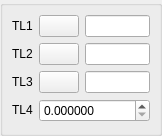
<?xml version="1.0" encoding="UTF-8"?>
<ui version="4.0">
 <class>DlgRef_3Sel1Spin_QTD</class>
 <widget class="QWidget" name="DlgRef_3Sel1Spin_QTD">
  <property name="geometry">
   <rect>
    <x>0</x>
    <y>0</y>
    <width>156</width>
    <height>136</height>
   </rect>
  </property>
  <property name="sizePolicy">
   <sizepolicy hsizetype="Preferred" vsizetype="Preferred">
    <horstretch>0</horstretch>
    <verstretch>0</verstretch>
   </sizepolicy>
  </property>
  <property name="windowTitle">
   <string/>
  </property>
  <layout class="QGridLayout">
   <property name="margin">
    <number>0</number>
   </property>
   <property name="spacing">
    <number>0</number>
   </property>
   <item row="0" column="0">
    <widget class="QGroupBox" name="GroupBox1">
     <property name="sizePolicy">
      <sizepolicy hsizetype="Preferred" vsizetype="Preferred">
       <horstretch>0</horstretch>
       <verstretch>0</verstretch>
      </sizepolicy>
     </property>
     <property name="title">
      <string/>
     </property>
     <layout class="QGridLayout">
      <property name="margin">
       <number>9</number>
      </property>
      <property name="spacing">
       <number>6</number>
      </property>
      <item row="0" column="0">
       <widget class="QLabel" name="TextLabel1">
        <property name="sizePolicy">
         <sizepolicy hsizetype="Fixed" vsizetype="Fixed">
          <horstretch>0</horstretch>
          <verstretch>0</verstretch>
         </sizepolicy>
        </property>
        <property name="text">
         <string>TL1</string>
        </property>
        <property name="wordWrap">
         <bool>false</bool>
        </property>
       </widget>
      </item>
      <item row="2" column="2">
       <widget class="QLineEdit" name="LineEdit3"/>
      </item>
      <item row="2" column="0">
       <widget class="QLabel" name="TextLabel3">
        <property name="sizePolicy">
         <sizepolicy hsizetype="Fixed" vsizetype="Fixed">
          <horstretch>0</horstretch>
          <verstretch>0</verstretch>
         </sizepolicy>
        </property>
        <property name="text">
         <string>TL3</string>
        </property>
        <property name="wordWrap">
         <bool>false</bool>
        </property>
       </widget>
      </item>
      <item row="0" column="1">
       <widget class="QPushButton" name="PushButton1">
        <property name="sizePolicy">
         <sizepolicy hsizetype="Fixed" vsizetype="Fixed">
          <horstretch>0</horstretch>
          <verstretch>0</verstretch>
         </sizepolicy>
        </property>
        <property name="text">
         <string/>
        </property>
       </widget>
      </item>
      <item row="3" column="0">
       <widget class="QLabel" name="TextLabel4">
        <property name="sizePolicy">
         <sizepolicy hsizetype="Fixed" vsizetype="Fixed">
          <horstretch>0</horstretch>
          <verstretch>0</verstretch>
         </sizepolicy>
        </property>
        <property name="text">
         <string>TL4</string>
        </property>
        <property name="wordWrap">
         <bool>false</bool>
        </property>
       </widget>
      </item>
      <item row="1" column="2">
       <widget class="QLineEdit" name="LineEdit2"/>
      </item>
      <item row="2" column="1">
       <widget class="QPushButton" name="PushButton3">
        <property name="sizePolicy">
         <sizepolicy hsizetype="Fixed" vsizetype="Fixed">
          <horstretch>0</horstretch>
          <verstretch>0</verstretch>
         </sizepolicy>
        </property>
        <property name="text">
         <string/>
        </property>
       </widget>
      </item>
      <item row="1" column="0">
       <widget class="QLabel" name="TextLabel2">
        <property name="sizePolicy">
         <sizepolicy hsizetype="Fixed" vsizetype="Fixed">
          <horstretch>0</horstretch>
          <verstretch>0</verstretch>
         </sizepolicy>
        </property>
        <property name="text">
         <string>TL2</string>
        </property>
        <property name="wordWrap">
         <bool>false</bool>
        </property>
       </widget>
      </item>
      <item row="0" column="2">
       <widget class="QLineEdit" name="LineEdit1"/>
      </item>
      <item row="1" column="1">
       <widget class="QPushButton" name="PushButton2">
        <property name="sizePolicy">
         <sizepolicy hsizetype="Fixed" vsizetype="Fixed">
          <horstretch>0</horstretch>
          <verstretch>0</verstretch>
         </sizepolicy>
        </property>
        <property name="text">
         <string/>
        </property>
       </widget>
      </item>
      <item row="3" column="1" colspan="2">
       <widget class="SalomeApp_DoubleSpinBox" name="SpinBox_DX">
        <property name="decimals">
         <number>6</number>
        </property>
        <property name="maximum">
         <double>1000000000.000000000000000</double>
        </property>
       </widget>
      </item>
     </layout>
    </widget>
   </item>
  </layout>
 </widget>
 <layoutdefault spacing="6" margin="11"/>
 <pixmapfunction>qPixmapFromMimeSource</pixmapfunction>
 <customwidgets>
  <customwidget>
   <class>SalomeApp_DoubleSpinBox</class>
   <extends>QDoubleSpinBox</extends>
   <header location="global">SalomeApp_DoubleSpinBox.h</header>
  </customwidget>
 </customwidgets>
 <tabstops>
  <tabstop>PushButton1</tabstop>
  <tabstop>LineEdit1</tabstop>
  <tabstop>PushButton2</tabstop>
  <tabstop>LineEdit2</tabstop>
  <tabstop>PushButton3</tabstop>
  <tabstop>LineEdit3</tabstop>
  <tabstop>SpinBox_DX</tabstop>
 </tabstops>
 <resources/>
 <connections/>
</ui>
